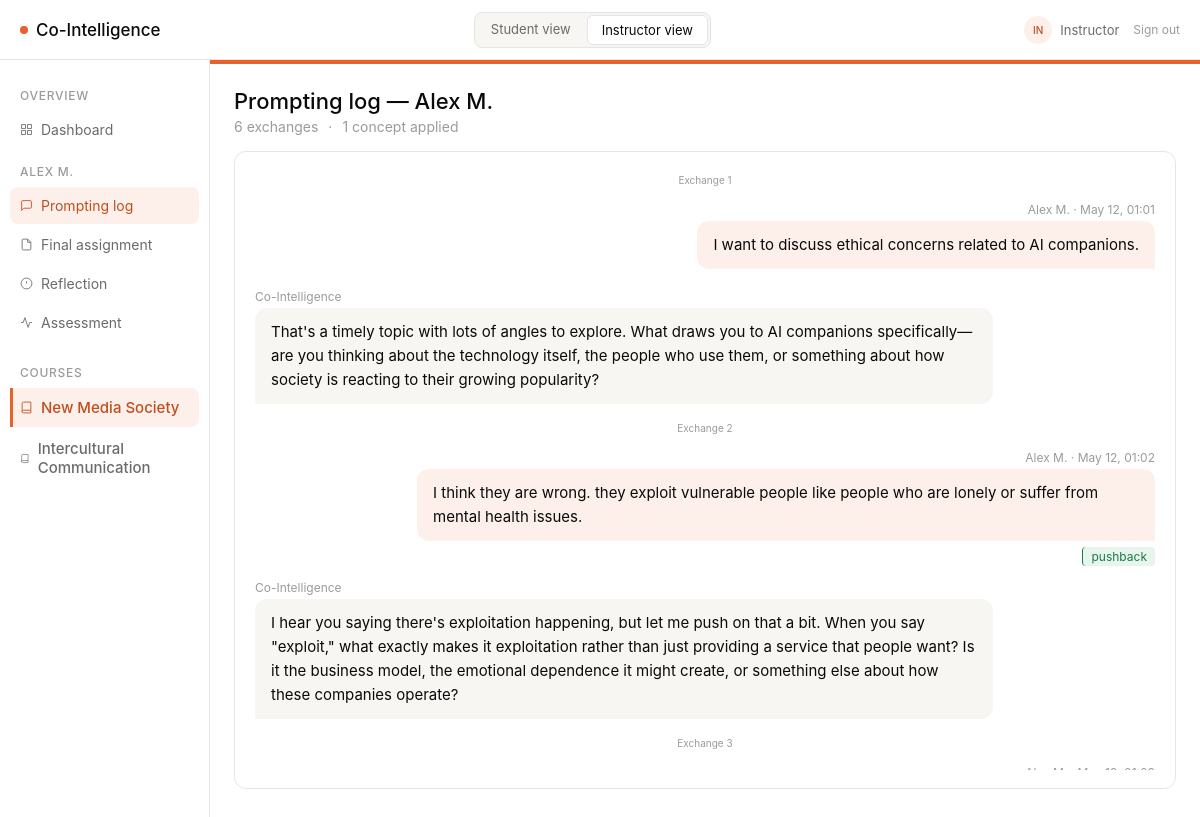
The page /instructor/student/1/log on the database as committed earlier.
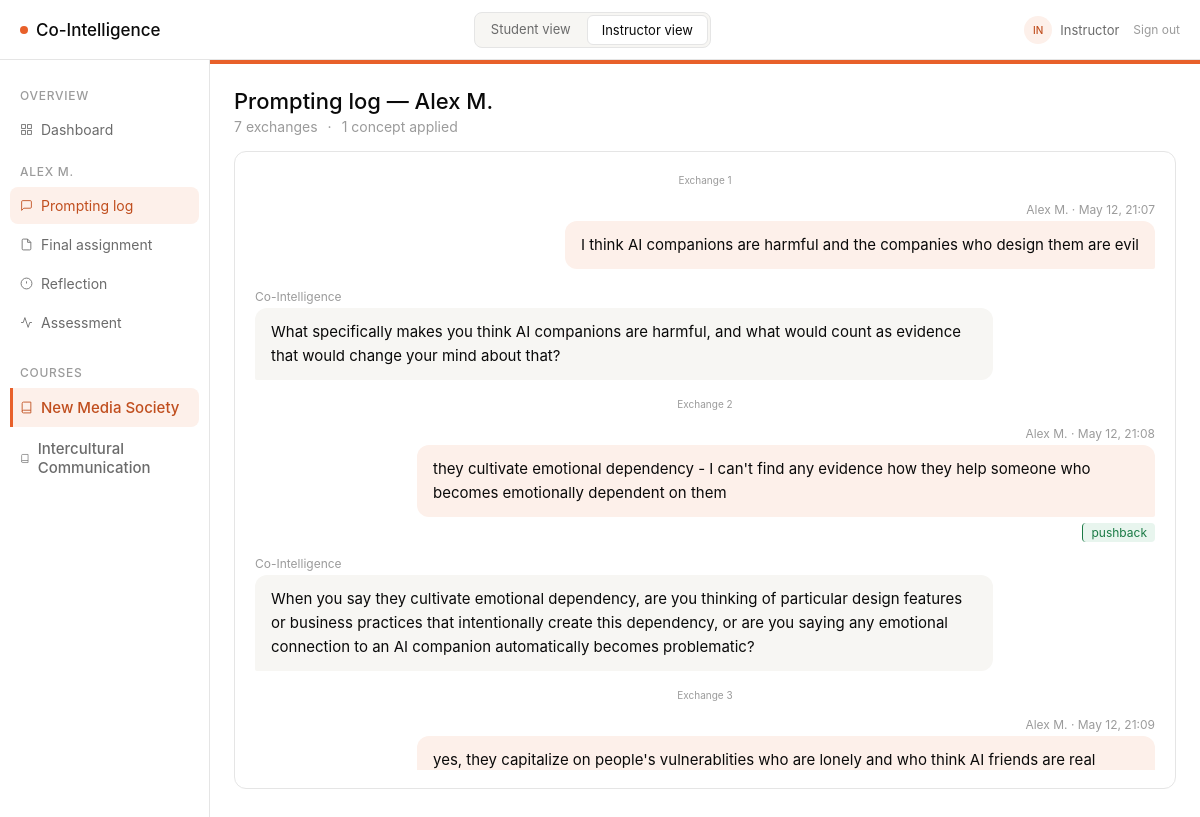
The same page on the database as committed later.
### models/models.py (models this page shows, shortened)
class Student(db.Model):
    __tablename__ = "students"
    id = db.Column(db.Integer, primary_key=True)
    name = db.Column(db.String(120), nullable=False)
    email = db.Column(db.String(200), unique=True, nullable=False)
    course_id = db.Column(db.Integer, db.ForeignKey("courses.id"), nullable=False)
    course = db.relationship("Course", back_populates="students")
    exchanges = db.relationship("PromptExchange", back_populates="student")
    reflections = db.relationship("Reflection", back_populates="student")
    outputs = db.relationship("Output", back_populates="student")
    assessment_scores = db.relationship("AssessmentScore", back_populates="student")

class Course(db.Model):
    __tablename__ = "courses"
    id = db.Column(db.Integer, primary_key=True)
    name = db.Column(db.String(200), nullable=False)
    learning_objective = db.Column(db.Text, nullable=False)
    required_concepts = db.Column(db.JSON, nullable=False, default=list)
    output_modalities = db.Column(db.JSON, nullable=False, default=list)
    min_exchanges = db.Column(db.Integer, nullable=False, default=5)
    color = db.Column(db.String(20), nullable=False, default="#E8602A")
    color_light = db.Column(db.String(20), nullable=False, default="#FDF0EA")
    color_text = db.Column(db.String(20), nullable=False, default="#C04E1E")
    color_hover = db.Column(db.String(20), nullable=False, default="#d4521f")
    assignments = db.relationship("Assignment", back_populates="course")
    students = db.relationship("Student", back_populates="course")

class PromptExchange(db.Model):
    __tablename__ = "prompt_exchanges"
    id = db.Column(db.Integer, primary_key=True)
    student_id = db.Column(db.Integer, db.ForeignKey("students.id"), nullable=False)
    assignment_id = db.Column(db.Integer, db.ForeignKey("assignments.id"), nullable=False)
    student_message = db.Column(db.Text, nullable=False)
    ai_response = db.Column(db.Text, nullable=False)
    concepts_applied = db.Column(db.JSON, nullable=False, default=list)
    has_pushback = db.Column(db.Boolean, nullable=False, default=False)
    exchange_number = db.Column(db.Integer, nullable=False)
    timestamp = db.Column(db.DateTime, default=datetime.utcnow)
    student = db.relationship("Student", back_populates="exchanges")
    assignment = db.relationship("Assignment", back_populates="exchanges")

### routes/instructor_routes.py (the view)
@instructor_bp.route("/student/<int:student_id>/log")
def log(student_id):
    student = Student.query.get_or_404(student_id)
    course, assignment = _get_base_for_student(student)
    exchanges = (
        PromptExchange.query
        .filter_by(student_id=student_id, assignment_id=assignment.id)
        .order_by(PromptExchange.exchange_number)
        .all()
    )
    all_concepts = set()
    for ex in exchanges:
        all_concepts.update(ex.concepts_applied or [])
    return render_template(
        "instructor/log.html",
        course=course,
        assignment=assignment,
        student=student,
        exchanges=exchanges,
        exchange_count=len(exchanges),
        concept_count=len(all_concepts),
    )

### routes/instructor_routes.py (called while the page is built)
def _get_base_for_student(student):
    course = Course.query.get(student.course_id)
    assignment = Assignment.query.filter_by(course_id=course.id).first()
    return course, assignment

### templates/instructor/log.html (shortened to what this page needs)
{% extends "base.html" %}
{% block sidebar %}{% include "instructor/_student_sidebar.html" %}{% endblock %}
{% block content %}
<div style="margin-bottom:16px;">
  <h1 class="page-title">Prompting log &mdash; {{ student.name }}</h1>
  <div class="page-sub" style="display:flex;gap:10px;">
    <span>{{ exchange_count }} exchange{% if exchange_count != 1 %}s{% endif %}</span>
    <span>&middot;</span>
    <span>{{ concept_count }} concept{% if concept_count != 1 %}s{% endif %} applied</span>
  </div>
</div>
<div class="card">
  <div class="chat-wrap" style="max-height:600px;">
    {% if exchanges %}
      {% for ex in exchanges %}
      <div style="text-align:center;font-size:10px;color:var(--text-tertiary);padding:4px 0 2px;">
        Exchange {{ ex.exchange_number }}
      </div>
      <div class="msg-you">
        <div class="msg-meta" style="text-align:right;">
          {{ student.name }}{% if ex.timestamp %} &middot; {{ ex.timestamp.strftime('%b %d, %H:%M') }}{% endif %}
        </div>
        <div class="bubble-you">{{ ex.student_message }}</div>
        <div class="annotation" style="justify-content:flex-end;">
          {% if ex.has_pushback %}<span class="atag atag-pushback">pushback</span>{% endif %}
        </div>
      </div>
      <div class="msg-ai">
        <div class="msg-meta">Co-Intelligence</div>
        <div class="bubble-ai">{{ ex.ai_response }}</div>
      </div>
      {% endfor %}
    {% else %}
    <div style="text-align:center;padding:40px 0;color:var(--text-tertiary);font-size:12px;">
      No exchanges recorded yet.
    </div>
    {% endif %}
  </div>
</div>
{% endblock %}

### templates/base.html (shortened to what this page needs)
<!DOCTYPE html>
<html lang="en">
<head>
  <link rel="stylesheet" href="{{ url_for('static', filename='style.css') }}" />
  <link rel="stylesheet" href="https://cdn.jsdelivr.net/npm/@tabler/icons-webfont@latest/tabler-icons.min.css" />
</head>
<body>
{% set is_student    = request.path.startswith('/student') %}
{% set is_instructor = request.path.startswith('/instructor') %}
{% if is_student %}
  {% set _user_name     = "Alex M." %}
  {% set _user_initials = "AM" %}
{% else %}
  {% set _user_name     = "Instructor" %}
  {% set _user_initials = "IN" %}
{% endif %}
<div class="app">
  <div class="topbar">
    <a class="logo" href="/">
      <span class="logo-dot"></span>
      Co-Intelligence
    </a>
    <div class="topbar-toggles">
      <a href="{{ url_for('student.prompting') }}"
         class="topbar-toggle{% if is_student %} active{% endif %}">
        Student view
      </a>
      <a href="{{ url_for('instructor.dashboard') }}"
         class="topbar-toggle{% if is_instructor %} active{% endif %}">
        Instructor view
      </a>
    </div>
    <div class="topbar-user">
      <div class="user-avatar">{{ _user_initials }}</div>
      <span class="user-name">{{ _user_name }}</span>
      <a href="{{ url_for('login') }}" style="font-size:12px;color:var(--text-tertiary);text-decoration:none;margin-left:6px;">Sign out</a>
    </div>
  </div>
  <div class="main">
    {% block sidebar %}{% endblock %}
    <div class="content">
      {% block content %}{% endblock %}
    </div>
  </div>
</div>
</body>
</html>

### templates/instructor/_student_sidebar.html
<nav class="sidebar">
  <div class="sidebar-section">Overview</div>
  <a href="{{ url_for('instructor.dashboard') }}"
     class="sidebar-item{% if request.endpoint == 'instructor.dashboard' %} active{% endif %}">
    <svg width="13" height="13" fill="none" stroke="currentColor" stroke-width="1.6" viewBox="0 0 24 24"><rect x="3" y="3" width="7" height="7"/><rect x="14" y="3" width="7" height="7"/><rect x="14" y="14" width="7" height="7"/><rect x="3" y="14" width="7" height="7"/></svg>
    Dashboard
  </a>
  <div class="sidebar-section">{{ student.name }}</div>
  <a href="{{ url_for('instructor.log', student_id=student.id) }}"
     class="sidebar-item{% if request.endpoint == 'instructor.log' %} active{% endif %}">
    <svg width="13" height="13" fill="none" stroke="currentColor" stroke-width="1.6" viewBox="0 0 24 24"><path d="M21 15a2 2 0 0 1-2 2H7l-4 4V5a2 2 0 0 1 2-2h14a2 2 0 0 1 2 2z"/></svg>
    Prompting log
  </a>
  <a href="{{ url_for('instructor.assignment', student_id=student.id) }}"
     class="sidebar-item{% if request.endpoint == 'instructor.assignment' %} active{% endif %}">
    <svg width="13" height="13" fill="none" stroke="currentColor" stroke-width="1.6" viewBox="0 0 24 24"><path d="M14 2H6a2 2 0 0 0-2 2v16a2 2 0 0 0 2 2h12a2 2 0 0 0 2-2V8z"/><polyline points="14 2 14 8 20 8"/></svg>
    Final assignment
  </a>
  <a href="{{ url_for('instructor.reflection', student_id=student.id) }}"
     class="sidebar-item{% if request.endpoint == 'instructor.reflection' %} active{% endif %}">
    <svg width="13" height="13" fill="none" stroke="currentColor" stroke-width="1.6" viewBox="0 0 24 24"><circle cx="12" cy="12" r="10"/><line x1="12" y1="8" x2="12" y2="12"/><line x1="12" y1="16" x2="12.01" y2="16"/></svg>
    Reflection
  </a>
  <a href="{{ url_for('instructor.assessment', student_id=student.id) }}"
     class="sidebar-item{% if request.endpoint in ('instructor.assessment', 'instructor.assessment_generate') %} active{% endif %}">
    <svg width="13" height="13" fill="none" stroke="currentColor" stroke-width="1.6" viewBox="0 0 24 24"><polyline points="22 12 18 12 15 21 9 3 6 12 2 12"/></svg>
    Assessment
  </a>
  {% include "_course_nav.html" %}
</nav>

### templates/_course_nav.html
{% if all_courses and all_courses | length > 1 %}
<div class="sidebar-section" style="margin-top:8px;">Courses</div>
{% for c in all_courses %}
<a href="{{ url_for('switch_course', course_id=c.id) }}"
   class="sidebar-item{% if c.id == current_course_id %} active{% endif %}"
   style="font-size:15px;font-weight:500;{% if c.id == current_course_id %}border-left:3px solid {{ course_color }};border-radius:0 8px 8px 0;padding-left:7px;{% endif %}">
  <svg width="13" height="13" fill="none" stroke="currentColor" stroke-width="1.6" viewBox="0 0 24 24">
    <path d="M4 19.5A2.5 2.5 0 0 1 6.5 17H20"/><path d="M6.5 2H20v20H6.5A2.5 2.5 0 0 1 4 19.5v-15A2.5 2.5 0 0 1 6.5 2z"/>
  </svg>
  {{ c.name }}
</a>
{% endfor %}
{% endif %}

### static/style.css (style rules this page uses)
:root { --bg-primary: #ffffff; --bg-surface: #f7f6f3; --bg-orange-light: #FDF0EA; --text-primary: #0a0a0a; --text-secondary: #6b6b6b; --text-tertiary: #9b9b9b; --text-orange: #C04E1E; --accent: #E8602A; --border: #e5e5e5; --pill-green-bg: #e8f5ee; --pill-green-text: #1a7a45; --pill-amber-bg: #fef3e2; --pill-amber-text: #92580a; }
*, *::before, *::after { box-sizing: border-box; margin: 0; padding: 0; }
body { font-family: -apple-system, BlinkMacSystemFont, "Inter", system-ui, sans-serif; font-size: 16px; font-weight: 400; color: var(--text-primary); background: var(--bg-primary); -webkit-font-smoothing: antialiased; }
.app { display: flex; flex-direction: column; min-height: 100vh; }
.topbar { height: 60px; border-bottom: 1px solid var(--border); display: flex; align-items: center; justify-content: space-between; padding: 0 20px; background: var(--bg-primary); }
.logo { font-size: 17px; font-weight: 500; display: flex; align-items: center; gap: 8px; color: var(--text-primary); text-decoration: none; }
.logo-dot { width: 8px; height: 8px; border-radius: 50%; background: var(--accent); flex-shrink: 0; }
.main { display: flex; flex: 1; }
.sidebar { width: 210px; border-right: 1px solid var(--border); padding: 14px 10px; display: flex; flex-direction: column; gap: 2px; background: var(--bg-primary); }
.sidebar-section { font-size: 12px; font-weight: 500; letter-spacing: 0.06em; text-transform: uppercase; color: var(--text-tertiary); padding: 14px 10px 6px; }
.sidebar-item { display: flex; align-items: center; gap: 8px; padding: 10px 10px; border-radius: 8px; font-size: 14px; color: var(--text-secondary); cursor: pointer; text-decoration: none; }
.sidebar-item.active { background: var(--bg-orange-light); color: var(--text-orange); }
.content { flex: 1; padding: 24px; overflow: auto; }
.page-title { font-size: 22px; font-weight: 500; color: var(--text-primary); }
.page-sub { font-size: 14px; color: var(--text-tertiary); margin-top: 4px; }
.card { background: var(--bg-primary); border: 1px solid var(--border); border-radius: 12px; padding: 18px 20px; }
.chat-wrap { display: flex; flex-direction: column; gap: 14px; max-height: 400px; overflow-y: auto; padding-bottom: 4px; }
.msg-you { align-self: flex-end; max-width: 82%; }
.msg-ai { align-self: flex-start; max-width: 82%; }
.bubble-you { background: var(--bg-orange-light); border-radius: 12px 12px 2px 12px; padding: 12px 16px; font-size: 15px; line-height: 1.6; color: var(--text-primary); }
.bubble-ai { background: var(--bg-surface); border-radius: 12px 12px 12px 2px; padding: 12px 16px; font-size: 15px; line-height: 1.6; color: var(--text-primary); }
.msg-meta { font-size: 12px; color: var(--text-tertiary); margin-bottom: 4px; }
.annotation { display: flex; gap: 5px; flex-wrap: wrap; margin-top: 6px; }
.atag { font-size: 12px; padding: 2px 8px; border-radius: 4px; }
.atag-pushback { background: var(--pill-green-bg); color: var(--pill-green-text); border-left: 1px solid #1a7a45; }

### templates/base.html (style rules this page uses)
.topbar-toggles { display: flex; gap: 2px; background: var(--bg-surface); border: 1px solid var(--border); border-radius: 8px; padding: 2px; }
.topbar-toggle { font-size: 13px; padding: 6px 14px; border-radius: 6px; border: none; background: transparent; color: var(--text-secondary); cursor: pointer; text-decoration: none; font-family: inherit; transition: background .12s, color .12s; white-space: nowrap; }
.topbar-toggle.active { background: var(--bg-primary); color: var(--text-primary); border: 1px solid var(--border); }
.topbar-user { display: flex; align-items: center; gap: 8px; }
.user-avatar { width: 28px; height: 28px; border-radius: 50%; background: var(--bg-orange-light); color: var(--text-orange); font-size: 10px; font-weight: 500; display: flex; align-items: center; justify-content: center; flex-shrink: 0; }
.user-name { font-size: 13px; color: var(--text-secondary); }

Rows that differ between the two databases and show on the page:
removed PromptExchange: exchange_number "1", {{ student.name }} "Alex M.", timestamp "May 12, 01:01", student_message "I want to discuss ethical concerns related to AI companions.", ai_response "That's a timely topic with lots of angles to explore. What draws you to AI companions specifically—are you thinking about the technology itself, the people who use them, or something about how society is reacting to their growing popularity?"
removed PromptExchange: exchange_number "2", {{ student.name }} "Alex M.", timestamp "May 12, 01:02", student_message "I think they are wrong. they exploit vulnerable people like people who are lonely or suffer from mental health issues.", has_pushback "pushback", ai_response "I hear you saying there's exploitation happening, but let me push on that a bit. When you say \"exploit,\" what exactly makes it exploitation rather than just providing a service that people want? Is it the business model, the emotional dependence it might create, or something else about how these companies operate?"
removed PromptExchange: exchange_number "3"
added PromptExchange: exchange_number "1", {{ student.name }} "Alex M.", timestamp "May 12, 21:07", student_message "I think AI companions are harmful and the companies who design them are evil", ai_response "What specifically makes you think AI companions are harmful, and what would count as evidence that would change your mind about that?"
added PromptExchange: exchange_number "2", {{ student.name }} "Alex M.", timestamp "May 12, 21:08", student_message "they cultivate emotional dependency - I can't find any evidence how they help someone who becomes emotionally dependent on them", has_pushback "pushback", ai_response "When you say they cultivate emotional dependency, are you thinking of particular design features or business practices that intentionally create this dependency, or are you saying any emotional connection to an AI companion automatically becomes problematic?"
added PromptExchange: exchange_number "3", {{ student.name }} "Alex M.", timestamp "May 12, 21:09", student_message "yes, they capitalize on people's vulnerablities who are lonely and who think AI friends are real…"
Other text that changed with them:
{{ exchange_count }}: "6" → "7"
